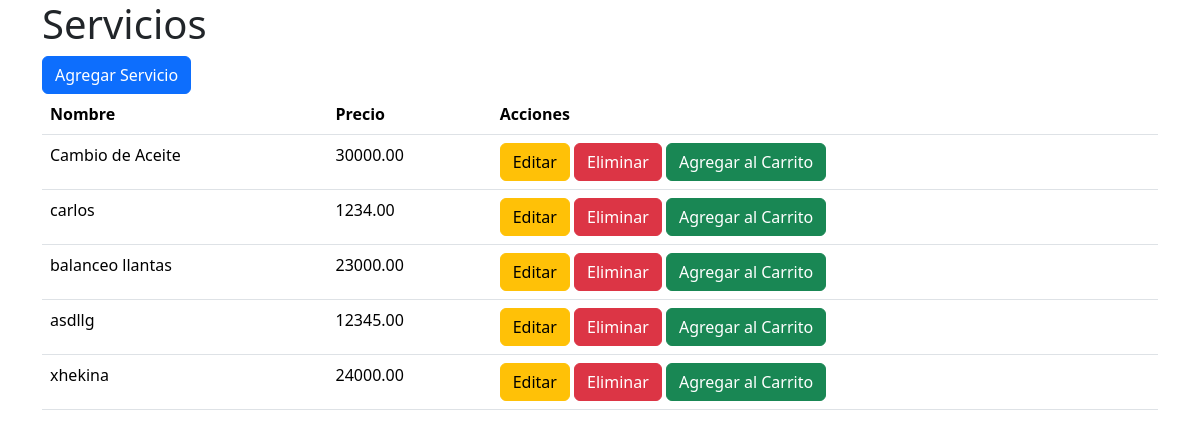
The app's page /tienda/ with its own data.
### rayomcween/models.py (models this page shows, shortened)
class Servicio(models.Model):
    nombre = models.CharField(max_length=100)
    descripcion = models.TextField()
    precio = models.DecimalField(max_digits=10, decimal_places=2)

### rayomcween/views.py (the view)
# urls.py: path('tienda/', views.tienda, name='tienda'),
def tienda(request):
    servicios = Servicio.objects.all()
    return render(request, 'tienda.html', {'servicios': servicios})

### rayomcween/templates/tienda.html (shortened to what this page needs)
<!DOCTYPE html>
<html lang="es">
<head>
    <link href="https://cdn.jsdelivr.net/npm/bootstrap@5.3.3/dist/css/bootstrap.min.css" rel="stylesheet">
</head>
<body>
    <div class="container">
        <h1>Servicios</h1>
        <a href="{% url 'agregar_servicio' %}" class="btn btn-primary">Agregar Servicio</a>
        <table class="table">
            <thead>
                <tr>
                    <th>Nombre</th>
                    <th>Precio</th>
                    <th>Acciones</th>
                </tr>
            </thead>
            <tbody>
                {% for servicio in servicios %}
                    <tr>
                        <td>{{ servicio.nombre }}</td>
                        <td>{{ servicio.precio }}</td>
                        <td>
                            <a href="{% url 'actualizar_servicio' servicio.id %}" class="btn btn-warning">Editar</a>
                            <a href="{% url 'eliminar_servicio' servicio.id %}" class="btn btn-danger">Eliminar</a>
                            <a href="{% url 'agregar_al_carrito' servicio.id %}" class="btn btn-success">Agregar al Carrito</a>
                        </td>
                    </tr>
                {% endfor %}
            </tbody>
        </table>
    </div>
</body>
</html>

### records on screen
Servicio: nombre "Cambio de Aceite", precio "30000.00"
Servicio: nombre "carlos", precio "1234.00"
Servicio: nombre "balanceo llantas", precio "23000.00"
Servicio: nombre "asdllg", precio "12345.00"
Servicio: nombre "xhekina", precio "24000.00"
